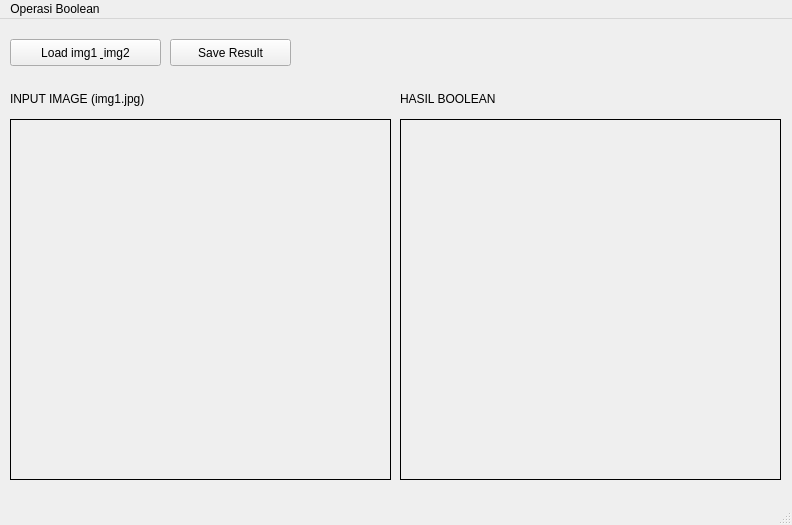
<?xml version="1.0" encoding="UTF-8"?>
<ui version="4.0">
 <class>MainWindow</class>
 <widget class="QMainWindow" name="MainWindow">
  <property name="geometry">
   <rect>
    <x>0</x>
    <y>0</y>
    <width>792</width>
    <height>525</height>
   </rect>
  </property>
  <property name="windowTitle">
   <string>MainWindow</string>
  </property>
  <widget class="QWidget" name="centralwidget">
   <widget class="QLabel" name="imglabel">
    <property name="geometry">
     <rect>
      <x>10</x>
      <y>100</y>
      <width>381</width>
      <height>361</height>
     </rect>
    </property>
    <property name="frameShape">
     <enum>QFrame::Box</enum>
    </property>
    <property name="text">
     <string/>
    </property>
   </widget>
   <widget class="QPushButton" name="loadbutton">
    <property name="geometry">
     <rect>
      <x>10</x>
      <y>20</y>
      <width>151</width>
      <height>27</height>
     </rect>
    </property>
    <property name="text">
     <string>Load img1 &amp; img2</string>
    </property>
   </widget>
   <widget class="QPushButton" name="saveButton">
    <property name="geometry">
     <rect>
      <x>170</x>
      <y>20</y>
      <width>121</width>
      <height>27</height>
     </rect>
    </property>
    <property name="text">
     <string>Save Result</string>
    </property>
   </widget>
   <widget class="QLabel" name="imglabel_2">
    <property name="geometry">
     <rect>
      <x>400</x>
      <y>100</y>
      <width>381</width>
      <height>361</height>
     </rect>
    </property>
    <property name="frameShape">
     <enum>QFrame::Box</enum>
    </property>
    <property name="text">
     <string/>
    </property>
   </widget>
   <widget class="QLabel" name="label_2">
    <property name="geometry">
     <rect>
      <x>400</x>
      <y>70</y>
      <width>131</width>
      <height>19</height>
     </rect>
    </property>
    <property name="text">
     <string>HASIL BOOLEAN</string>
    </property>
   </widget>
   <widget class="QLabel" name="label">
    <property name="geometry">
     <rect>
      <x>10</x>
      <y>70</y>
      <width>171</width>
      <height>19</height>
     </rect>
    </property>
    <property name="text">
     <string>INPUT IMAGE (img1.jpg)</string>
    </property>
   </widget>
  </widget>
  <widget class="QMenuBar" name="menubar">
   <property name="geometry">
    <rect>
     <x>0</x>
     <y>0</y>
     <width>792</width>
     <height>24</height>
    </rect>
   </property>
   <widget class="QMenu" name="menuOperasiBoolean">
    <property name="title">
     <string>Operasi Boolean</string>
    </property>
    <addaction name="actionAND"/>
    <addaction name="actionOR"/>
    <addaction name="actionXOR"/>
   </widget>
   <addaction name="menuOperasiBoolean"/>
  </widget>
  <widget class="QStatusBar" name="statusbar"/>
  <action name="actionAND">
   <property name="text">
    <string>AND</string>
   </property>
  </action>
  <action name="actionOR">
   <property name="text">
    <string>OR</string>
   </property>
  </action>
  <action name="actionXOR">
   <property name="text">
    <string>XOR</string>
   </property>
  </action>
 </widget>
 <resources/>
 <connections/>
</ui>
